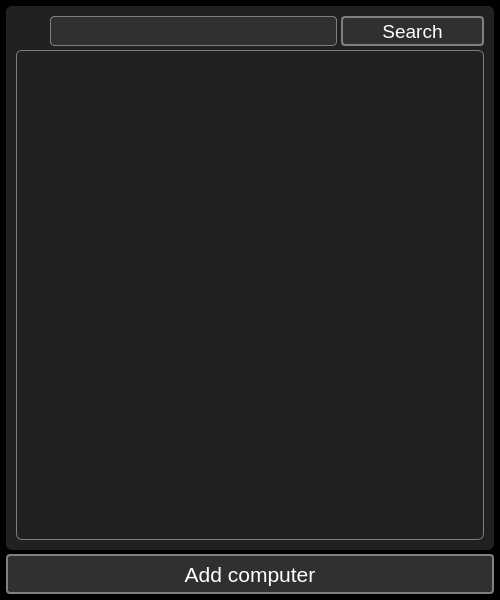
<?xml version="1.0" encoding="UTF-8"?>
<ui version="4.0">
 <class>GetComputerDialog</class>
 <widget class="QDialog" name="GetComputerDialog">
  <property name="geometry">
   <rect>
    <x>0</x>
    <y>0</y>
    <width>500</width>
    <height>600</height>
   </rect>
  </property>
  <property name="minimumSize">
   <size>
    <width>500</width>
    <height>600</height>
   </size>
  </property>
  <property name="maximumSize">
   <size>
    <width>500</width>
    <height>600</height>
   </size>
  </property>
  <property name="windowTitle">
   <string>Find computer</string>
  </property>
  <property name="windowIcon">
   <iconset resource="../../resources.qrc">
    <normaloff>:/PNG/IMG/laptop.png</normaloff>:/PNG/IMG/laptop.png</iconset>
  </property>
  <property name="styleSheet">
   <string notr="true">QMainWindow{
background-color: #000000;
}

QWidget{
background-color: #000000;
}

QGroupBox{
background-color: #212121;
border: none;
padding: 4px;
border-radius: 6px;
color: white;
}

QPushButton{
background-color: #303030;
border: 2px solid gray;
border-radius: 4px;
color: white;
}
QPushButton:hover{
border-color: white;
}

QLineEdit{
background-color: #303030;
border: 1px solid gray;
border-radius: 4px;
color: white;
}
QLineEdit:focus{
border-color: white;
}

QTextEdit{
background-color: #303030;
border: 1px solid gray;
border-radius: 4px;
color: white;
}
QTextEdit:focus{
border-color: white;
}

QLabel{
color: white;
background: transparent;
}

QListWidget{
background: transparent;
border: 1px solid gray;
border-radius: 6px;
padding: 6px;
}
QListWidget::item{
background-color: rgba(255,255,255,50);
border: none;
color: white;
border-radius: 6px;
padding: 6px;
margin-top: 6px;
}
QListWidget::item:hover{
background-color: rgba(255,255,255,100);
}

QCheckBox{
background: transparent;
color: white;
}
QCheckBox::indicator{
width:24px;
height: 24px;
border: 1px solid gray;
border-radius: 4px;
}
QCheckBox::indicator:hecked{
image: url(:/PNG/IMG/done.png);
}
QCheckBox::indicator:unchecked{
image: none;
}

QTabWidget::pane{
background: transparent;
border: none;
padding: 4px;
border-radius: 6px;
}
QTabBar::tab{
background-color: #303030;
border: 2px solid gray;
border-radius: 4px;
color: white;
padding-left: 6px;
padding-right: 6px;
padding-top: 3px;
padding-bottom: 3px;
margin-left: 2px;
}
QTabBar::tab:hover{
border-color: white;
}
QTabBar::tab:selected{
border-color: white;
}

QScrollBar:vertical {        
border: none;
width:14px;
background-color: #212121;
margin: 0px 0px 0px 0px;
padding-left: 6px;
}
QScrollBar::handle:vertical{
background: gray;
border-radius: 4px;
min-height: 20px;
}
QScrollBar::add-line:vertical {
background-color: #212121;
height: 0px;
subcontrol-position: bottom;
subcontrol-origin: margin;
}
QScrollBar::sub-line:vertical {
background-color: #212121;
height: 0 px;
subcontrol-position: top;
subcontrol-origin: margin;
}
QScrollBar::add-page:vertical{
background-color: #212121;
}
QScrollBar::sub-page:vertical{
background-color: #212121;
}

QScrollBar:horizontal {        
border: none;
height:14px;
background-color: #212121;
margin: 0px 0px 0px 0px;
padding-top: 6px;
}
QScrollBar::handle:horizontal{
background: gray;
border-radius: 4px;
min-width: 20px;
}
QScrollBar::add-line:horizontal {
background-color: #212121;
height: 0px;
subcontrol-position: bottom;
subcontrol-origin: margin;
}
QScrollBar::sub-line:horizontal {
background-color: #212121;
height: 0 px;
subcontrol-position: top;
subcontrol-origin: margin;
}
QScrollBar::add-page:horizontal{
background-color: #212121;
}
QScrollBar::sub-page:horizontal{
background-color: #212121;
}

QComboBox{
background-color: #303030;
border: 1px solid gray;
border-radius: 4px;
color: white;
}
QComboBox QAbstractItemView{
color: white;
background-color: black;
}

QTableView{
background-color: #212121;
border: 1px solid gray;
border-radius: 6px;
color: white;
}

QDoubleSpinBox{
background-color: #303030;
border: 1px solid gray;
border-radius: 4px;
color: white;
}</string>
  </property>
  <layout class="QGridLayout" name="gridLayout">
   <property name="leftMargin">
    <number>6</number>
   </property>
   <property name="topMargin">
    <number>6</number>
   </property>
   <property name="rightMargin">
    <number>6</number>
   </property>
   <property name="bottomMargin">
    <number>6</number>
   </property>
   <property name="spacing">
    <number>4</number>
   </property>
   <item row="0" column="0">
    <widget class="QGroupBox" name="groupBox">
     <property name="title">
      <string/>
     </property>
     <layout class="QGridLayout" name="gridLayout_2">
      <property name="leftMargin">
       <number>6</number>
      </property>
      <property name="topMargin">
       <number>6</number>
      </property>
      <property name="rightMargin">
       <number>6</number>
      </property>
      <property name="bottomMargin">
       <number>6</number>
      </property>
      <property name="spacing">
       <number>4</number>
      </property>
      <item row="0" column="1" colspan="2">
       <widget class="QLineEdit" name="lineEdit_search">
        <property name="minimumSize">
         <size>
          <width>0</width>
          <height>30</height>
         </size>
        </property>
        <property name="font">
         <font>
          <pointsize>14</pointsize>
         </font>
        </property>
        <property name="focusPolicy">
         <enum>Qt::StrongFocus</enum>
        </property>
       </widget>
      </item>
      <item row="0" column="3">
       <widget class="QPushButton" name="pushButton_search">
        <property name="minimumSize">
         <size>
          <width>0</width>
          <height>30</height>
         </size>
        </property>
        <property name="font">
         <font>
          <pointsize>14</pointsize>
         </font>
        </property>
        <property name="focusPolicy">
         <enum>Qt::ClickFocus</enum>
        </property>
        <property name="text">
         <string>Search</string>
        </property>
       </widget>
      </item>
      <item row="0" column="0">
       <widget class="QLabel" name="label_search_icon">
        <property name="minimumSize">
         <size>
          <width>30</width>
          <height>30</height>
         </size>
        </property>
        <property name="maximumSize">
         <size>
          <width>30</width>
          <height>30</height>
         </size>
        </property>
        <property name="text">
         <string>&lt;html&gt;&lt;head/&gt;&lt;body&gt;&lt;p align=&quot;center&quot;&gt;&lt;img src=&quot;:/PNG/IMG/search.png&quot; width=&quot;30&quot; height=&quot;30&quot;/&gt;&lt;/p&gt;&lt;/body&gt;&lt;/html&gt;</string>
        </property>
       </widget>
      </item>
      <item row="1" column="0" colspan="4">
       <widget class="QListWidget" name="listWidget_results">
        <property name="font">
         <font>
          <pointsize>12</pointsize>
         </font>
        </property>
        <property name="focusPolicy">
         <enum>Qt::ClickFocus</enum>
        </property>
        <property name="iconSize">
         <size>
          <width>32</width>
          <height>32</height>
         </size>
        </property>
       </widget>
      </item>
     </layout>
    </widget>
   </item>
   <item row="1" column="0">
    <widget class="QPushButton" name="pushButton_add_computer">
     <property name="minimumSize">
      <size>
       <width>0</width>
       <height>40</height>
      </size>
     </property>
     <property name="font">
      <font>
       <pointsize>16</pointsize>
      </font>
     </property>
     <property name="focusPolicy">
      <enum>Qt::ClickFocus</enum>
     </property>
     <property name="text">
      <string>Add computer</string>
     </property>
     <property name="icon">
      <iconset resource="../../resources.qrc">
       <normaloff>:/PNG/IMG/add.png</normaloff>:/PNG/IMG/add.png</iconset>
     </property>
     <property name="iconSize">
      <size>
       <width>32</width>
       <height>32</height>
      </size>
     </property>
    </widget>
   </item>
  </layout>
 </widget>
 <resources>
  <include location="../../resources.qrc"/>
 </resources>
 <connections/>
</ui>
